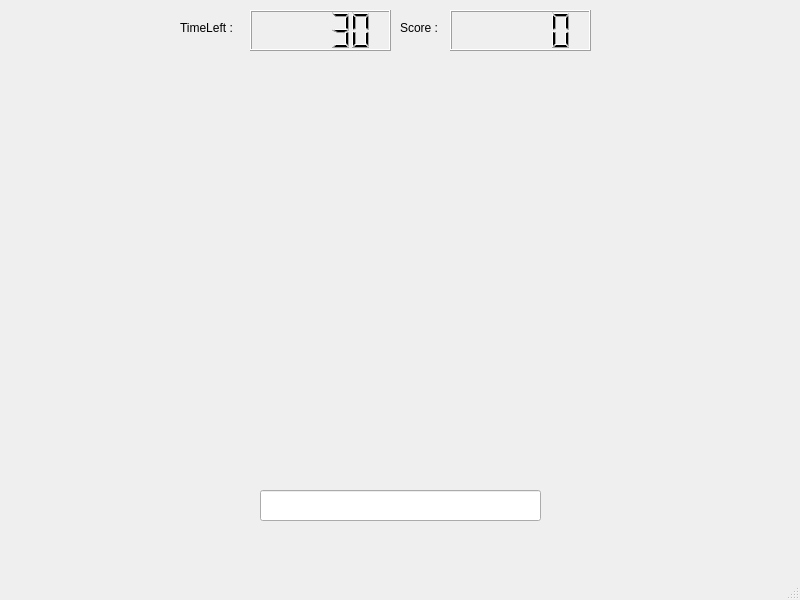
<?xml version="1.0" encoding="UTF-8"?>
<ui version="4.0">
 <class>MainWindow</class>
 <widget class="QMainWindow" name="MainWindow">
  <property name="geometry">
   <rect>
    <x>0</x>
    <y>0</y>
    <width>800</width>
    <height>600</height>
   </rect>
  </property>
  <property name="windowTitle">
   <string>MainWindow</string>
  </property>
  <widget class="QWidget" name="centralwidget">
   <widget class="QLabel" name="label">
    <property name="geometry">
     <rect>
      <x>180</x>
      <y>20</y>
      <width>61</width>
      <height>16</height>
     </rect>
    </property>
    <property name="text">
     <string>&lt;html&gt;&lt;head/&gt;&lt;body&gt;&lt;p&gt;TimeLeft :&lt;/p&gt;&lt;/body&gt;&lt;/html&gt;</string>
    </property>
   </widget>
   <widget class="QLabel" name="label_2">
    <property name="geometry">
     <rect>
      <x>400</x>
      <y>20</y>
      <width>58</width>
      <height>16</height>
     </rect>
    </property>
    <property name="text">
     <string>&lt;html&gt;&lt;head/&gt;&lt;body&gt;&lt;p&gt;Score : &lt;/p&gt;&lt;/body&gt;&lt;/html&gt;</string>
    </property>
   </widget>
   <widget class="QLineEdit" name="my_input">
    <property name="geometry">
     <rect>
      <x>260</x>
      <y>490</y>
      <width>281</width>
      <height>31</height>
     </rect>
    </property>
   </widget>
   <widget class="QLCDNumber" name="my_timer">
    <property name="geometry">
     <rect>
      <x>250</x>
      <y>10</y>
      <width>141</width>
      <height>41</height>
     </rect>
    </property>
    <property name="value" stdset="0">
     <double>30.000000000000000</double>
    </property>
    <property name="intValue" stdset="0">
     <number>30</number>
    </property>
   </widget>
   <widget class="QLCDNumber" name="my_score">
    <property name="geometry">
     <rect>
      <x>450</x>
      <y>10</y>
      <width>141</width>
      <height>41</height>
     </rect>
    </property>
   </widget>
  </widget>
  <widget class="QStatusBar" name="statusbar"/>
 </widget>
 <resources/>
 <connections/>
</ui>
